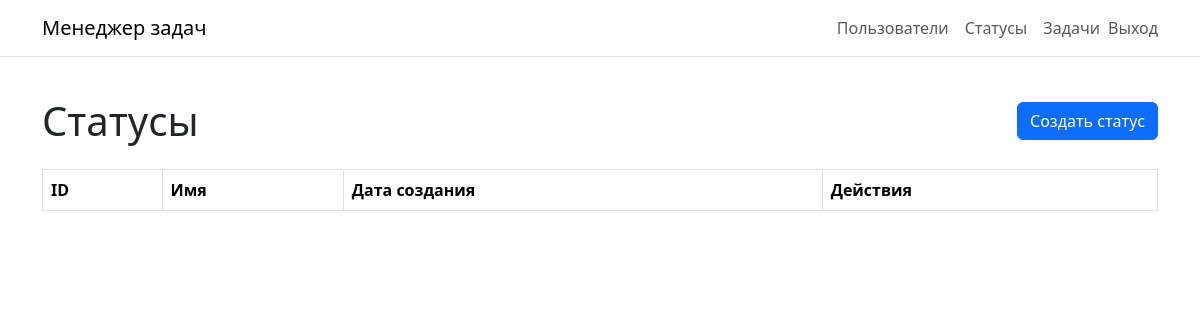
The page /statuses/ (signed in) on the database as committed earlier.
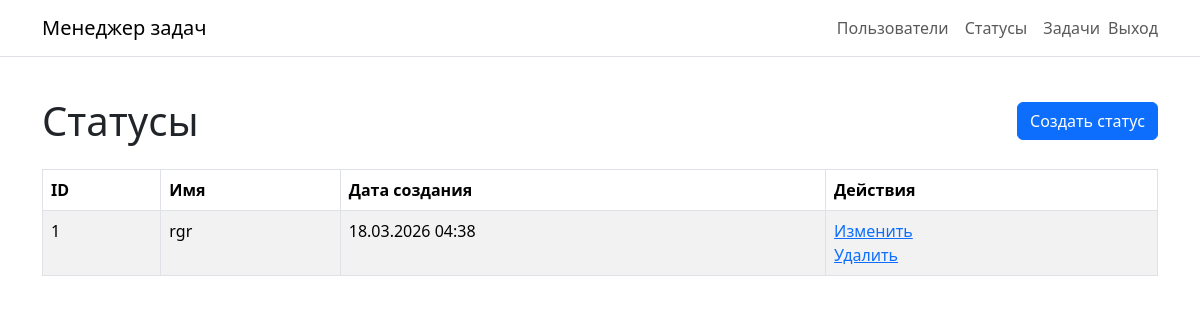
The same page on the database as committed later.
### task_manager/models.py (models this page shows, shortened)
class Status(models.Model):
    name = models.CharField(max_length=255, unique=True)
    created_at = models.DateTimeField(auto_now_add=True)

### task_manager/views.py (the view)
# urls.py: path("statuses/", views.StatusListView.as_view(), name="statuses_list"),
class StatusListView(LoginRequiredMixin, ListView):
    model = Status
    template_name = "statuses/status_list.html"
    context_object_name = "statuses"
    ordering = ("id",)

### templates/statuses/status_list.html (shortened to what this page needs)
{% extends "base.html" %}
{% load i18n %}
{% block content %}
<div class="container py-4">
  <div class="d-flex justify-content-between align-items-center mb-4">
    <h1 class="mb-0">{% translate "Статусы" %}</h1>
    <a class="btn btn-primary" href="{% url 'statuses_create' %}">{% translate "Создать статус" %}</a>
  </div>
  <table class="table table-striped table-bordered">
    <thead>
      <tr>
        <th>ID</th>
        <th>{% translate "Имя" %}</th>
        <th>{% translate "Дата создания" %}</th>
        <th>{% translate "Действия" %}</th>
      </tr>
    </thead>
    <tbody>
      {% for status in statuses %}
      <tr>
        <td>{{ status.id }}</td>
        <td>{{ status.name }}</td>
        <td>{{ status.created_at|date:"d.m.Y H:i" }}</td>
        <td>
          <a href="{% url 'statuses_update' status.pk %}">{% translate "Изменить" %}</a>
          <br>
          <a href="{% url 'statuses_delete' status.pk %}">{% translate "Удалить" %}</a>
        </td>
      </tr>
      {% endfor %}
    </tbody>
  </table>
</div>
{% endblock %}

### templates/base.html (shortened to what this page needs)
{% load django_bootstrap5 i18n %}
<!doctype html>
<html lang="en">
<head>
  {% bootstrap_css %}
</head>
<body class="d-flex flex-column min-vh-100">
  <nav class="navbar navbar-expand-md navbar-light bg-white border-bottom">
    <div class="container">
      <a class="navbar-brand" href="{% url 'home' %}">{% translate "Менеджер задач" %}</a>
      <div class="collapse navbar-collapse" id="mainNavbar">
        <ul class="navbar-nav ms-auto mb-2 mb-md-0">
          <li class="nav-item">
            <a class="nav-link" href="{% url 'users_list' %}">{% translate "Пользователи" %}</a>
          </li>
          <li class="nav-item">
            <a class="nav-link" href="{% url 'statuses_list' %}">{% translate "Статусы" %}</a>
          </li>
          <li class="nav-item">
            <a class="nav-link" href="{% url 'tasks_list' %}">{% translate "Задачи" %}</a>
          </li>
          {% if user.is_authenticated %}
            <li class="nav-item">
              <form method="post" action="{% url 'logout' %}" class="d-flex align-items-center h-100">
                <button type="submit" class="nav-link btn btn-link text-decoration-none p-0">{% translate "Выход" %}</button>
              </form>
            </li>
          {% endif %}
        </ul>
      </div>
    </div>
  </nav>
  <main class="flex-grow-1">
    {% block content %}{% endblock %}
  </main>
</body>
</html>

Rows that differ between the two databases and show on the page:
added Status: id "1", name "rgr", created_at "18.03.2026 04:38"
